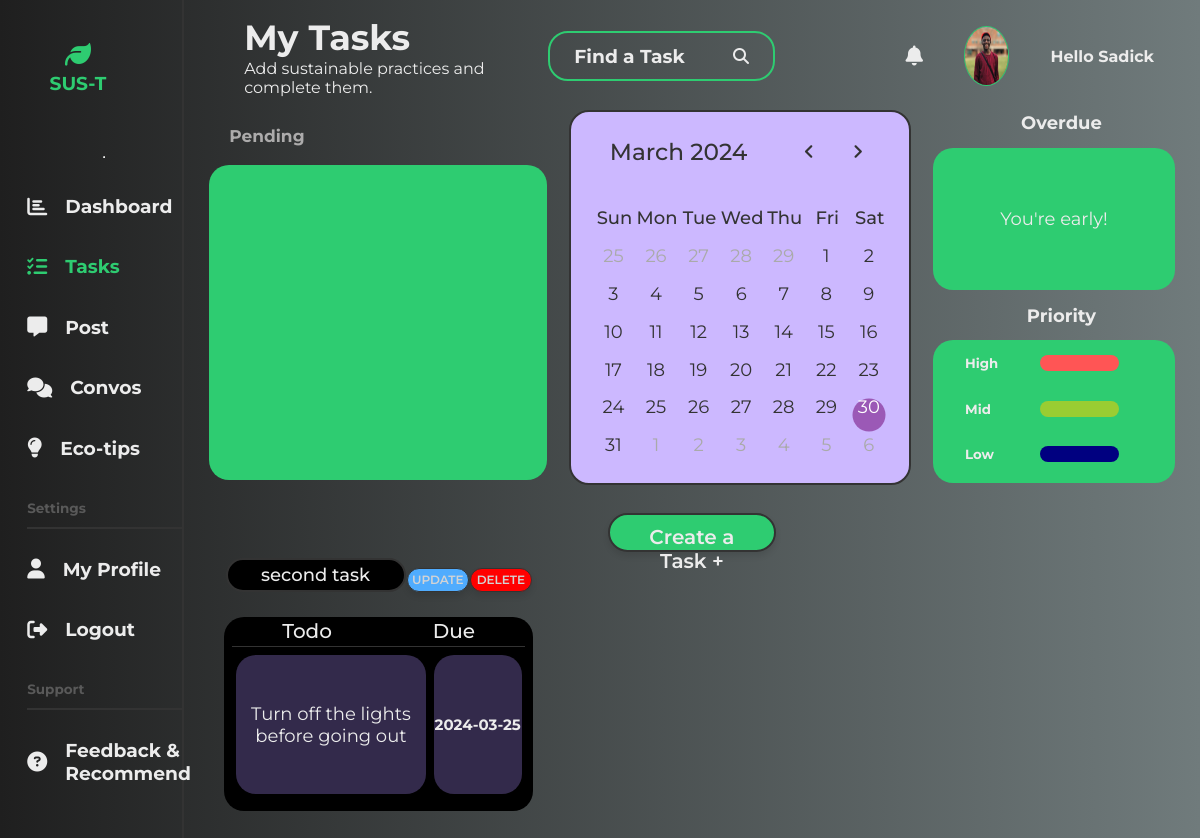
/tasks (signed in), run on an earlier commit of the app's database.
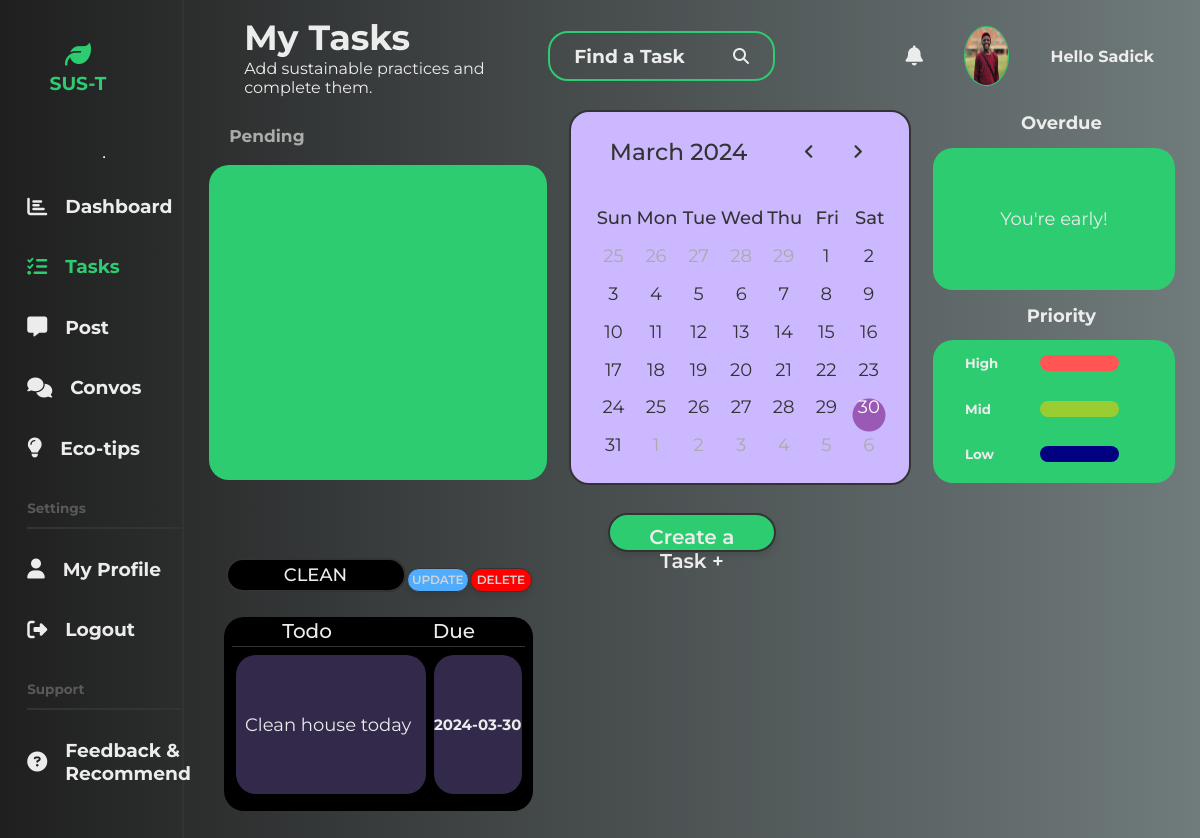
And on a later commit of the database.
### flaskapp/models.py (models this page shows, shortened)
class Task(db.Model):
    id = db.Column(db.Integer, primary_key=True)
    title = db.Column(db.String(30), nullable=False, default='Task')
    date_created = db.Column(
        db.DateTime, nullable=False, default=datetime.utcnow)
    priority = db.Column(db.String(30), nullable=False, default='Mid')
    todo = db.Column(db.Text, nullable=False)
    date_due = db.Column(db.String(20), nullable=False, default='No due date')
    user_id = db.Column(db.Integer, db.ForeignKey('user.id'), nullable=False)

### flaskapp/routes.py (the view, shortened to what this page needs)
@app.route("/tasks", methods=['GET', 'POST'])
@login_required
def tasks():
    image_file = url_for('static', filename='images/' +
                         current_user.image_file)
    my_tasks = Task.query.filter_by(user_id=current_user.id).all()
    form = TaskForm()
    return render_template('tasks.html', my_tasks=my_tasks, form=form, image_file=image_file, active_page='tasks')

### flaskapp/models.py (called while the page is built)
@login_manager.user_loader
def load_user(user_id):
    return User.query.get(int(user_id))

### flaskapp/Templates/tasks.html (shortened to what this page needs)
{% extends "layout.html" %}  {% block mainheader %}
<section class="tasks">
  <div class="tasks-header">
    <div class="title-search">
      <div class="tasks-title">
        <h2>My Tasks</h2>
        <p>Add sustainable practices and complete them.</p>
      </div>
      <div class="search-bar">
        <h3>Find a Task</h3>
        <i class="fa-solid fa-magnifying-glass"></i>
      </div>
    </div>
    <div class="profile-pic">
      <i class="fa-solid fa-bell"></i>
      <img src="{{ image_file }}" alt="profile picture" />
      <h4>Hello {{ current_user.username }}</h4>
    </div>
  </div>
  <div class="tasks-body">
    <div class="tasks-top">
      <div class="pending">
        <h2>Pending</h2>
        <div class="pendragon"></div>
      </div>
      <div class="calendar-1">
        <header>
        <p class="current-date"></p>
        <div class="icons">
          <span id="prev" class="material-symbols-rounded">chevron_left</span>
          <span id="next" class="material-symbols-rounded">chevron_right</span>
        </div>
      </header>
      <div class="calendar">
        <ul class="weeks">
          <li>Sun</li>
          <li>Mon</li>
          <li>Tue</li>
          <li>Wed</li>
          <li>Thu</li>
          <li>Fri</li>
          <li>Sat</li>
        </ul>
        <ul class="days"></ul>
      </div>
      </div>
      <div class="priority-overdue">
        <div class="overdue">
          <h2>Overdue</h2>
          <div class="late">
            <p>You're early!</p>
          </div>
        </div>
        <div class="priority">
          <h2>Priority</h2>
          <div class="color-code">
            <div class="code">
              <h5>High</h5>
              <div class="purple1"></div>
            </div>
            <div class="code">
              <h5>Mid</h5>
              <div class="purple2"></div>
            </div>
            <div class="code">
              <h5>Low</h5>
              <div class="purple3"></div>
            </div>
          </div>
        </div>
      </div>
    </div>
    <div class="tasks-bottom">
      <div class="create-task">
        <button onclick="openForm()">Create a Task +</button>
      </div>
      <div class="tasks-list">
        {% for task in my_tasks %}
        <div class="one-task">
          <div class="title-update">
            <div class="task-title-{{ task.priority }}">{{ task.title }}</div>
            <a href="{{ url_for('update_task', task_id=task.id) }}">
              <button>UPDATE</button>
            </a>
            <button class="delete" type="button" onclick="openModal()">DELETE</button>
          </div>
          <div class="desc-due-comp">
            <div class="table-head">
              <h2>Todo</h2>
              <h2>Due</h2>
            </div>
            <div class="smallest">
              <div class="todd"><p>{{ task.todo }}</p></div>
              <div class="dodd"><h4>{{ task.date_due }}</h4></div>
            </div>
          </div>
        </div>
        {% endfor %}
      </div>
    </div>
  </div>
</section>
{% endblock mainheader %}

What changed in the data, as far as the page shows it:
removed Task: title "second task", todo "Turn off the lights before going out", date_due "2024-03-25"
added Task: title "CLEAN", todo "Clean house today", date_due "2024-03-30"
